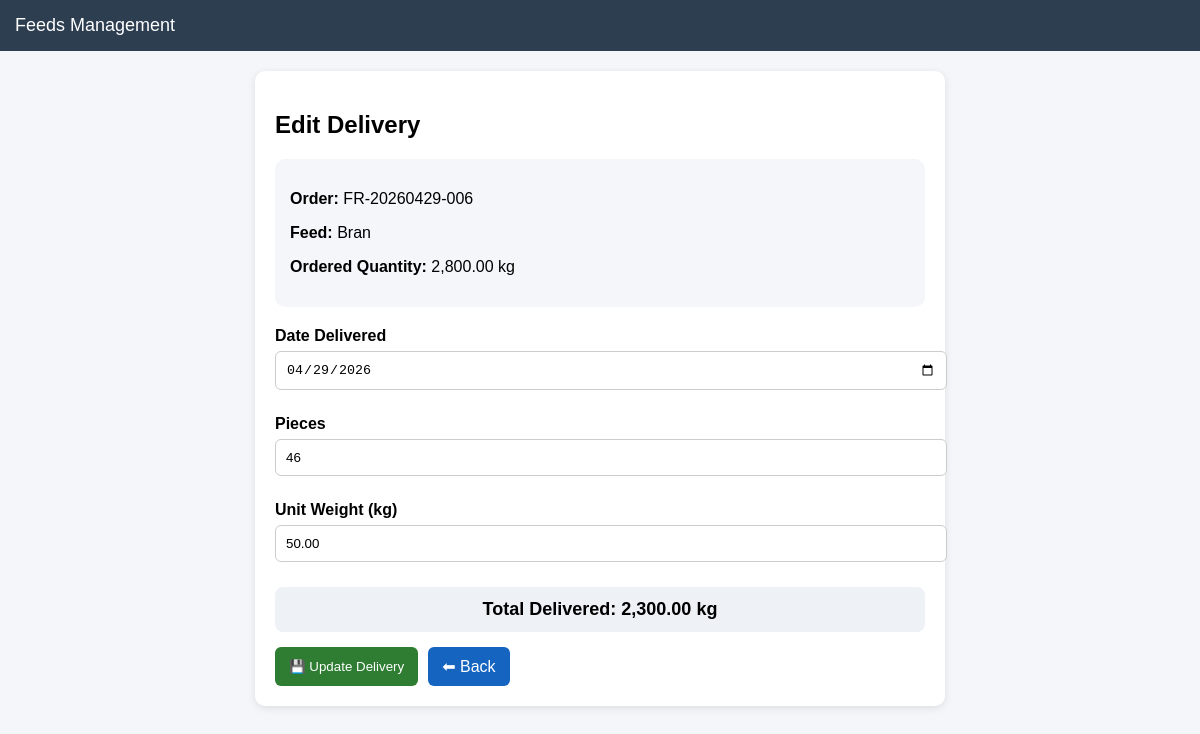
The page /feeds_v2/delivery/edit/1 (signed in) on the database its author committed.
### models.py (models this page shows)
class FeedsOrderV2(db.Model):
    __tablename__ = "feeds_order_v2"
    id = db.Column(db.Integer, primary_key=True)
    order_ref = db.Column(db.String(50), unique=True, nullable=False)
    date_ordered = db.Column(db.Date, nullable=False)
    farm_id = db.Column(db.Integer, db.ForeignKey('farm.id'), nullable=False)
    farm = db.relationship("Farm", backref="feeds_orders")
    items = db.relationship("FeedsOrderItemV2", backref="order", cascade="all, delete-orphan")
    deliveries = db.relationship("FeedsDeliveryV2", backref="order", cascade="all, delete-orphan")
    payments = db.relationship("PaymentV2", backref="order", cascade="all, delete-orphan")

class FeedsOrderItemV2(db.Model):
    __tablename__ = "feeds_order_item_v2"
    id = db.Column(db.Integer, primary_key=True)
    order_id = db.Column(db.Integer, db.ForeignKey('feeds_order_v2.id'))
    feed_name = db.Column(db.String(100), nullable=False)
    quantity = db.Column(db.Numeric(10,2))  # total kg
    price_per_unit = db.Column(db.Numeric(10,2))
    total_cost = db.Column(db.Numeric(10,2))

class FeedsDeliveryV2(db.Model):
    __tablename__ = "feeds_delivery_v2"
    id = db.Column(db.Integer, primary_key=True)
    order_id = db.Column(db.Integer, db.ForeignKey('feeds_order_v2.id'))
    item_id = db.Column(db.Integer, db.ForeignKey('feeds_order_item_v2.id'))
    date_delivered = db.Column(db.Date, nullable=False)
    pieces = db.Column(db.Integer)
    unit_weight = db.Column(db.Numeric(10,2))
    quantity_delivered = db.Column(db.Numeric(10,2))
    item = db.relationship("FeedsOrderItemV2")

### app.py (the view, shortened to what this page needs)
@app.route("/feeds_v2/delivery/edit/<int:id>", methods=["GET", "POST"])
@login_required
@role_required("admin", "finance")
def edit_delivery(id):
    delivery = FeedsDeliveryV2.query.get_or_404(id)
    return render_template(
        "v2/edit_delivery.html",
        delivery=delivery
    )

### app.py (called while the page is built)
@app.before_request
def require_login():
    if request.endpoint is None:
        return
    allowed = [
        "login",
        "forgot",
        "verify_otp",
        "reset_password",
        "logout",
        "static"
    ]
    if request.endpoint.startswith("static"):
        return
    if not session.get("logged_in") and request.endpoint not in allowed:
        return redirect(url_for("login"))

def login_required(f):
    @wraps(f)
    def wrapper(*args, **kwargs):
        if not session.get("logged_in"):
            return redirect(url_for("login"))
        return f(*args, **kwargs)
    return wrapper

def role_required(*roles):
    def decorator(f):
        @wraps(f)
        def wrapper(*args, **kwargs):
            if not session.get("logged_in"):
                return redirect(url_for("login"))
            user_role = session.get("role")
            if user_role not in roles:
                flash(
                    "Access denied. You are not authorized.",
                    "error"
                )
                return redirect(url_for("access_denied"))
            return f(*args, **kwargs)
        return wrapper
    return decorator

### templates/v2/edit_delivery.html (shortened to what this page needs)
{% extends "v2/base.html" %}
{% block content %}
<div class="card form-container">
<h2>Edit Delivery</h2>
<div class="summary">
<p>
<b>Order:</b>
{{ delivery.order.order_ref }}
</p>
<p>
<b>Feed:</b>
{{ delivery.item.feed_name if delivery.item else "-" }}
</p>
<p>
<b>Ordered Quantity:</b>
{{ "{:,.2f}".format(delivery.item.quantity or 0) }} kg
</p>
</div>
<form method="POST">
<div class="form-group">
<label>Date Delivered</label>
<input type="date"
       name="date_delivered"
       required
       value="{{ delivery.date_delivered }}">
</div>
<div class="form-group">
<label>Pieces</label>
<input type="number"
       id="pieces"
       name="pieces"
       required
       value="{{ delivery.pieces or 0 }}"
       oninput="calculateTotal()">
</div>
<div class="form-group">
<label>Unit Weight (kg)</label>
<input type="number"
       step="0.01"
       id="unit_weight"
       name="unit_weight"
       required
       value="{{ delivery.unit_weight or 0 }}"
       oninput="calculateTotal()">
</div>
<div class="total-box">
Total Delivered:
<span id="total_display">
    {{ "{:,.2f}".format(delivery.quantity_delivered or 0) }}
</span> kg
</div>
<div class="actions">
<button class="btn btn-green">
    💾 Update Delivery
</button>
<a href="/feeds_v2/delivery_report?order_id={{ delivery.order_id }}"
   class="btn btn-blue">
   ⬅ Back
</a>
</div>
</form>
</div>
{% endblock %}

### templates/v2/base.html (style rules this page uses)
body { font-family: Arial; background: #f4f6f9; margin: 0; }
.card { background: white; padding: 20px; border-radius: 10px; margin-bottom: 20px; box-shadow: 0 2px 8px rgba(0,0,0,0.1); }
.btn { padding: 6px 10px; border-radius: 5px; text-decoration: none; color: white; }
.btn-blue { background: #3498db; }
.btn-green { background: #27ae60; }
input, select { width: 100%; padding: 8px; margin-bottom: 10px; }

### templates/v2/edit_delivery.html (style rules this page uses)
.form-container { max-width:650px; margin:auto; }
.form-group { margin-bottom:15px; }
.form-group label { display:block; margin-bottom:6px; font-weight:bold; }
.form-group input { width:100%; padding:10px; border:1px solid #ccc; border-radius:6px; }
.summary { background:#f4f6f9; padding:15px; border-radius:10px; margin-bottom:20px; }
.btn { padding:10px 14px; border:none; border-radius:6px; color:white; text-decoration:none; cursor:pointer; }
.btn-green { background:#2e7d32; }
.btn-blue { background:#1565c0; }
.actions { display:flex; gap:10px; margin-top:15px; flex-wrap:wrap; }
.total-box { background:#eef2f7; padding:12px; border-radius:8px; margin-top:10px; text-align:center; font-size:18px; font-weight:bold; }

### rows shown on the page
FeedsOrderV2: order.order_ref "FR-20260429-006"
FeedsOrderItemV2: item "Bran", item "2,800.00"
FeedsDeliveryV2: date_delivered "04/29/2026", pieces "46", unit_weight "50.00", quantity_delivered "2,300.00"
